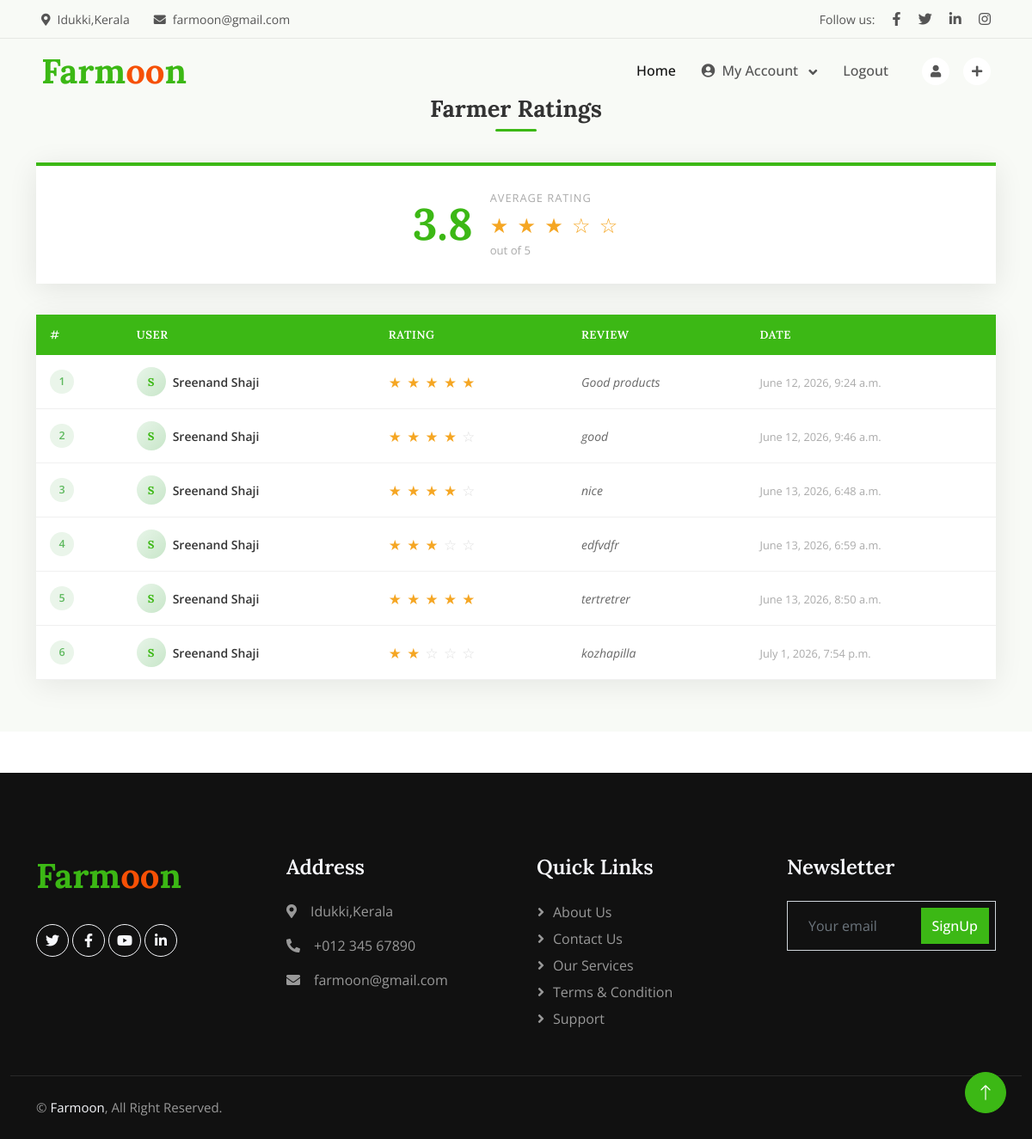
/Farmer/Viewrating/ (signed in), run on the app's committed database.
### User/models.py (models this page shows)
class tbl_rating(models.Model):
    rating_data=models.IntegerField()
    user=models.ForeignKey(tbl_userregistration,on_delete=models.CASCADE)
    user_review=models.CharField(max_length=500)
    farmer=models.ForeignKey(tbl_farmerregistration,on_delete=models.CASCADE)
    datetime=models.DateTimeField(auto_now_add=True)

### Guest/models.py (models this page shows)
class tbl_userregistration(models.Model):
    userregistration_name= models.CharField(max_length=100)
    userregistration_email= models.CharField(max_length=100)
    userregistration_contact= models.CharField(max_length=100)
    userregistration_address= models.CharField(max_length=100)
    userregistration_gender= models.CharField(max_length=100)
    userregistration_dateofbirth= models.DateField(max_length=100)
    userregistration_place= models.ForeignKey(tbl_place,on_delete=models.CASCADE,null=True,blank=True)
    userregistration_photo = models.FileField(upload_to = 'Assets/User/Photos/')
    userregistration_password= models.CharField(max_length=100)
    user_status = models.IntegerField(default = 0)

### Farmer/views.py (the view)
# urls.py: path('Viewrating/',views.viewrating,name= "Viewrating"),
def viewrating(request):
    farmer = tbl_farmerregistration.objects.get(id=request.session['fid'])
    ratings = tbl_rating.objects.filter(farmer=farmer)
    average = ratings.aggregate(Avg('rating_data'))['rating_data__avg']
    return render(request, "Farmer/ViewRating.html", {
        "ratings": ratings,
        "average": average
    })

### Farmer/Templates/Farmer/ViewRating.html (shortened to what this page needs)
{% extends 'Farmer/Head.html' %}
{% block content %}
<div class="page-wrapper">
    <div class="container">
        <h2 class="section-title text-center wow fadeInUp" data-wow-delay="0.1s">Farmer Ratings</h2>
        {% if average %}
        <div class="average-box wow fadeInUp" data-wow-delay="0.1s">
            <div class="average-score">{{ average|floatformat:1 }}</div>
            <div class="average-meta">
                <div class="label">Average Rating</div>
                <div class="stars-large">
                    {% for i in "12345" %}
                        {% if forloop.counter <= average %}★{% else %}☆{% endif %}
                    {% endfor %}
                </div>
                <div class="out-of">out of 5</div>
            </div>
        </div>
        {% endif %}
        <div class="table-card wow fadeInUp" data-wow-delay="0.2s">
            <div class="table-responsive">
                <table class="table ratings-table">
                    <thead>
                        <tr>
                            <th>#</th>
                            <th>User</th>
                            <th>Rating</th>
                            <th>Review</th>
                            <th>Date</th>
                        </tr>
                    </thead>
                    <tbody>
                        {% for r in ratings %}
                        <tr>
                            <td>
                                <span style="display:inline-flex;align-items:center;justify-content:center;
                                    width:28px;height:28px;background:#eaf5ea;
                                    color:#5cb85c;border-radius:50%;font-weight:600;font-size:0.78rem;">
                                    {{ forloop.counter }}
                                </span>
                            </td>
                            <td>
                                <div class="user-chip">
                                    <div class="user-avatar">
                                        {{ r.user.userregistration_name|first|upper }}
                                    </div>
                                    <span class="user-name">{{ r.user.userregistration_name }}</span>
                                </div>
                            </td>
                            <td>
                                <span class="stars">
                                    {% for i in "12345" %}
                                        {% if forloop.counter <= r.rating_data %}
                                            ★
                                        {% else %}
                                            <span class="empty">☆</span>
                                        {% endif %}
                                    {% endfor %}
                                </span>
                            </td>
                            <td><span class="review-text">{{ r.user_review }}</span></td>
                            <td><span class="date-text">{{ r.datetime }}</span></td>
                        </tr>
                        {% endfor %}
                    </tbody>
                </table>
            </div>
        </div>
    </div>
</div>
{% endblock content %}

### Guest/static/Main/css/style.css (style rules this page uses)
:root { --primary: #3CB815; --secondary: #F65005; --light: #F7F8FC; --dark: #111111; }

### Farmer/Templates/Farmer/ViewRating.html (style rules this page uses)
.page-wrapper { padding: 110px 0 60px; min-height: 100vh; background: #f8faf6; }
.section-title { font-family: 'Lora', serif; font-size: 1.7rem; font-weight: 700; color: #333; position: relative; padding-bottom: 10px; margin-bottom: 36px; }
.section-title::after { content: ''; position: absolute; bottom: 0; left: 50%; transform: translateX(-50%); width: 48px; height: 3px; background: var(--bs-primary, #5cb85c); border-radius: 2px; }
.average-box { background: #fff; border-top: 4px solid var(--bs-primary, #5cb85c); box-shadow: 0 6px 32px rgba(0,0,0,0.09); padding: 28px 36px; display: flex; align-items: center; justify-content: center; gap: 20px; margin-bottom: 36px; flex-wrap: wrap; }
.average-score { font-family: 'Lora', serif; font-size: 3.2rem; font-weight: 700; color: var(--bs-primary, #5cb85c); line-height: 1; }
.average-meta { font-family: 'Open Sans', sans-serif; }
.average-meta .label { font-size: 0.8rem; text-transform: uppercase; letter-spacing: 1px; color: #aaa; margin-bottom: 4px; }
.average-meta .stars-large { font-size: 1.5rem; color: #f5a623; letter-spacing: 2px; }
.average-meta .out-of { font-size: 0.82rem; color: #aaa; margin-top: 2px; }
.table-card { background: #fff; box-shadow: 0 6px 32px rgba(0,0,0,0.08); overflow: hidden; }
.ratings-table { font-family: 'Open Sans', sans-serif; font-size: 0.875rem; margin-bottom: 0; }
.ratings-table thead th { background: var(--bs-primary, #5cb85c); color: #fff; font-family: 'Lora', serif; font-weight: 600; font-size: 0.82rem; text-transform: uppercase; letter-spacing: 0.6px; border: none; padding: 14px 16px; white-space: nowrap; }
.ratings-table tbody tr { border-bottom: 1px solid #f0f0f0; transition: background 0.2s; }
.ratings-table tbody td { padding: 14px 16px; vertical-align: middle; color: #444; border: none; }
.user-chip { display: inline-flex; align-items: center; gap: 8px; }
.user-avatar { width: 34px; height: 34px; background: linear-gradient(135deg, #e8f5e9, #c8e6c9); color: var(--bs-primary, #5cb85c); border-radius: 50%; display: inline-flex; align-items: center; justify-content: center; font-weight: 700; font-size: 0.8rem; font-family: 'Lora', serif; flex-shrink: 0; }
.user-name { font-weight: 600; color: #333; }
.stars { color: #f5a623; font-size: 1.05rem; letter-spacing: 1px; }
.stars .empty { color: #ddd; }
.review-text { color: #666; font-style: italic; max-width: 280px; }
.date-text { font-size: 0.8rem; color: #aaa; white-space: nowrap; }

### data on the page
tbl_rating: user.userregistration_name|first "S", user.userregistration_name "Sreenand Shaji", rating_data 5 (drawn), user_review "Good products", datetime "June 12, 2026, 9:24 a.m."
tbl_rating: user.userregistration_name|first "S", user.userregistration_name "Sreenand Shaji", rating_data 4 (drawn), user_review "good", datetime "June 12, 2026, 9:46 a.m."
tbl_rating: user.userregistration_name|first "S", user.userregistration_name "Sreenand Shaji", rating_data 4 (drawn), user_review "nice", datetime "June 13, 2026, 6:48 a.m."
tbl_rating: user.userregistration_name|first "S", user.userregistration_name "Sreenand Shaji", rating_data 3 (drawn), user_review "edfvdfr", datetime "June 13, 2026, 6:59 a.m."
tbl_rating: user.userregistration_name|first "S", user.userregistration_name "Sreenand Shaji", rating_data 5 (drawn), user_review "tertretrer", datetime "June 13, 2026, 8:50 a.m."
tbl_rating: user.userregistration_name|first "S", user.userregistration_name "Sreenand Shaji", rating_data 2 (drawn), user_review "kozhapilla", datetime "July 1, 2026, 7:54 p.m."

### other printed values
{{ average|floatformat:1 }} "3.8"
